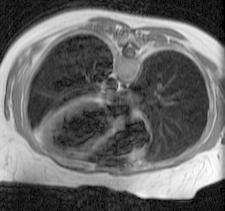
%> input picture chest.pgm, 225 x 211 px
$ octave ex3.m   (GNU Octave 9; MATLAB toolbox functions it lacks are replaced by stand-ins)
%> lines starting %> are read from the running program, lines starting %| are printed output that depends on the picture; in (x1, y1, x2, y2) boxes, pixels count from 0 and x2, y2 are one past the last pixel; in counts of white or black regions, pixels touching at a corner belong together; the program's own positions count from 1

I = imread('chest.pgm');
%> I is the input picture: size 211x225 uint8; min 0, max 255, mean 102.4
F = im2double(I);
BW = edge(F, 'canny');
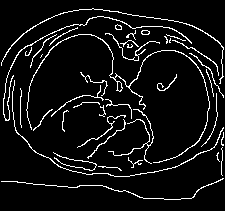
%> BW: size 211x225 logical; 7.3% white in thin lines or dots
figure, imshow(BW);

BW = edge(F, 'canny', [0.5,0.8],1);
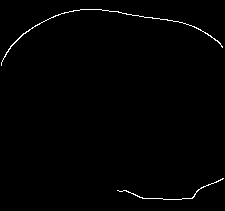
%> BW: size 211x225 logical; 0.87% white in thin lines or dots, all inside (x1, y1, x2, y2) = (1, 9, 224, 200)
figure, imshow(BW);

BW = edge(F, 'canny', [0.01,0.8],1);
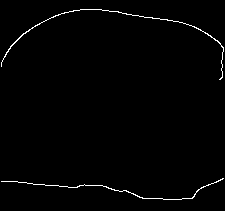
%> BW: size 211x225 logical; 1.2% white in thin lines or dots, all inside (x1, y1, x2, y2) = (1, 9, 224, 200)
figure, imshow(BW);

BW = edge(F, 'canny', [0.01,0.1],1);
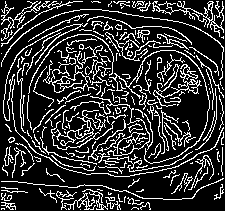
%> BW: size 211x225 logical; 19.9% white in thin lines or dots
figure, imshow(BW);

BW = edge(F, 'canny', [0.01,0.1],3);
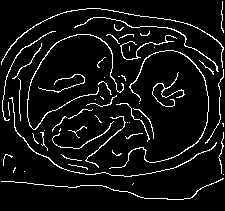
%> BW: size 211x225 logical; 7.1% white in thin lines or dots
figure, imshow(BW);

BW = edge(F, 'canny', [0.00000000000001,0.1],5);
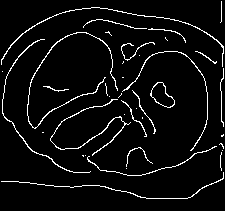
%> BW: size 211x225 logical; 5.3% white in thin lines or dots
figure, imshow(BW);

BW = edge(F, 'canny', [0.00000000000001,0.1],7);
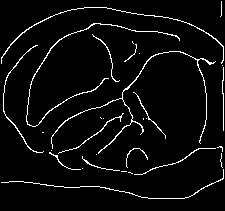
%> BW: size 211x225 logical; 4.7% white in thin lines or dots
figure, imshow(BW);
